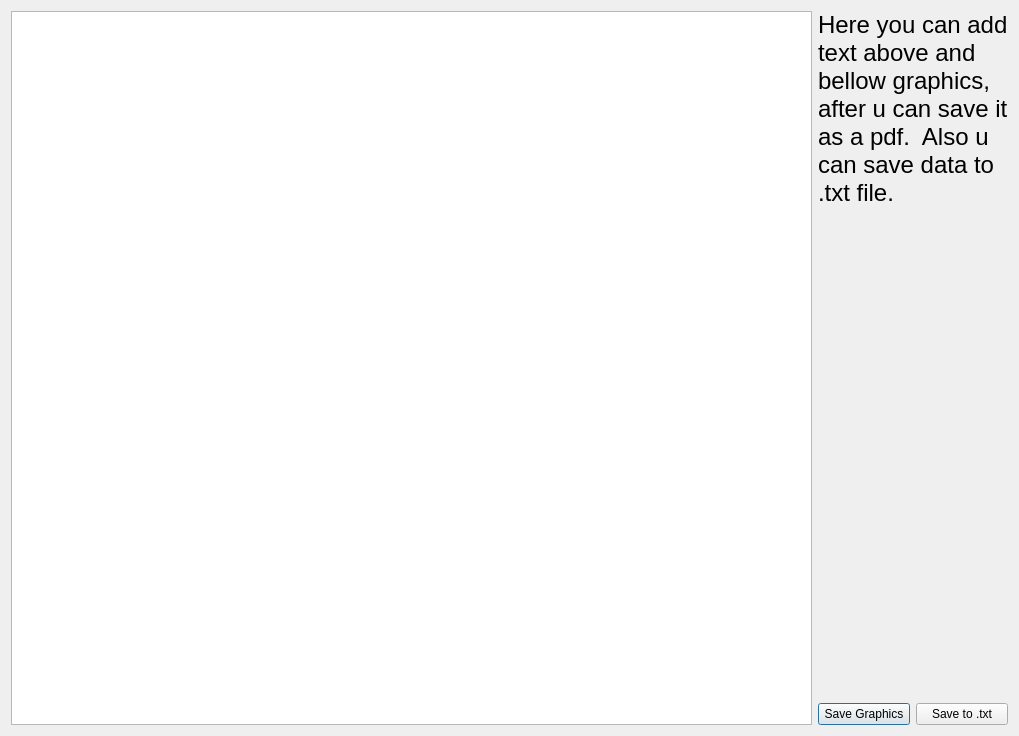
<?xml version="1.0" encoding="UTF-8"?>
<ui version="4.0">
 <class>SaveWindow</class>
 <widget class="QDialog" name="SaveWindow">
  <property name="geometry">
   <rect>
    <x>0</x>
    <y>0</y>
    <width>1019</width>
    <height>736</height>
   </rect>
  </property>
  <property name="windowTitle">
   <string>Save</string>
  </property>
  <layout class="QGridLayout" name="gridLayout" rowstretch="1,0" columnstretch="1,0">
   <item row="0" column="1">
    <widget class="QLabel" name="label">
     <property name="sizePolicy">
      <sizepolicy hsizetype="Minimum" vsizetype="Minimum">
       <horstretch>0</horstretch>
       <verstretch>0</verstretch>
      </sizepolicy>
     </property>
     <property name="maximumSize">
      <size>
       <width>200</width>
       <height>16777215</height>
      </size>
     </property>
     <property name="font">
      <font>
       <pointsize>18</pointsize>
      </font>
     </property>
     <property name="frameShadow">
      <enum>QFrame::Plain</enum>
     </property>
     <property name="lineWidth">
      <number>1</number>
     </property>
     <property name="text">
      <string>Here you can add text above and bellow graphics, after u can save it as a pdf.  Also u can save data to .txt file.</string>
     </property>
     <property name="scaledContents">
      <bool>false</bool>
     </property>
     <property name="alignment">
      <set>Qt::AlignLeading|Qt::AlignLeft|Qt::AlignTop</set>
     </property>
     <property name="wordWrap">
      <bool>true</bool>
     </property>
     <property name="openExternalLinks">
      <bool>false</bool>
     </property>
    </widget>
   </item>
   <item row="1" column="1">
    <layout class="QHBoxLayout" name="horizontalLayout" stretch="0,0">
     <item>
      <widget class="QPushButton" name="saveGraphButtons">
       <property name="text">
        <string>Save Graphics</string>
       </property>
      </widget>
     </item>
     <item>
      <widget class="QPushButton" name="saveToTxtButton">
       <property name="text">
        <string>Save to .txt</string>
       </property>
      </widget>
     </item>
    </layout>
   </item>
   <item row="0" column="0" rowspan="2">
    <widget class="QTextEdit" name="pdfTextEdit"/>
   </item>
  </layout>
 </widget>
 <resources/>
 <connections/>
</ui>
